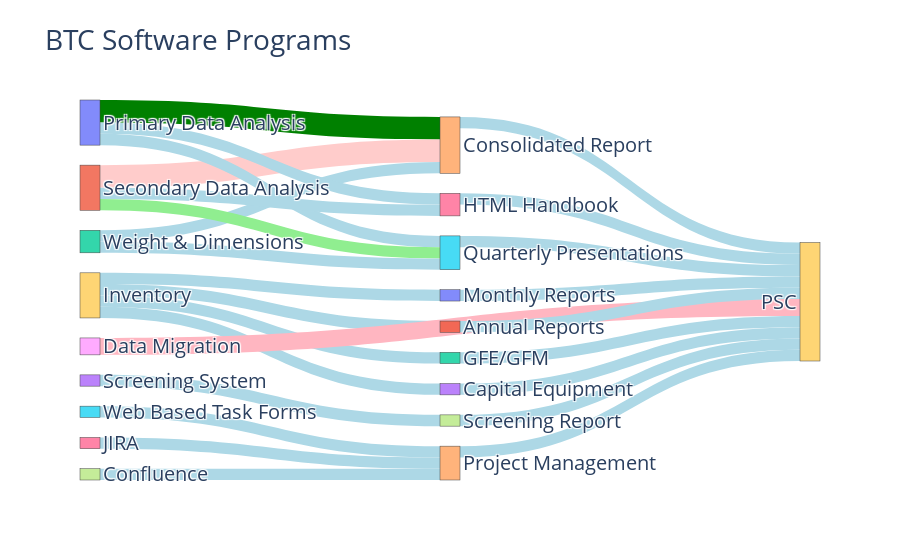

Notebook cell for this chart:
### Code cell
import plotly.graph_objects as go

# Define the nodes and links
nodes = {
    'label': [
        'Primary Data Analysis', #0
        'Secondary Data Analysis', #1
        'Weight & Dimensions',#2 
        'Screening System', #3
                'Consolidated Report',#4
                'Quarterly Presentations',#5
                'HTML Handbook',#6
                'Screening Report',7,
        'Inventory', #9
            'Monthly Reports',#10
            'Annual Reports',#11
            'GFE/GFM',#12
            'Capital Equipment',#13
        'Project Management', #14
            'Web Based Task Forms', #15
            'JIRA', #16
            'Confluence', #17
        'Data Migration', #18
        'PSC' #19
        ]
}

links = {
    'source': [0, 1, 2, 0, 1, 2, 0, 1, 3, 9 , 9, 9, 9   , 15, 16, 17 , 18 , 4, 5, 6, 7 , 10 ,11, 12, 13, 14],
    'target': [4, 4, 4, 5, 5, 5, 6, 6, 7, 10, 11, 12, 13, 14, 14, 14 , 19 , 19,19,19,19, 19, 19, 19, 19, 19 ],
    'value':  [4, 4, 2, 2, 2, 2, 2, 2, 2, 2 , 2,  2, 2  , 2, 2,2, 3  , 2, 2, 2, 2,  2,  2,  2, 2,  2],
    'color': [
        'green',
        '#FFCCCB',
        '#ADD8E6',
        '#ADD8E6',
        '#90EE90',
        '#ADD8E6',
        '#ADD8E6',
        '#ADD8E6',
        '#ADD8E6',
        '#ADD8E6',
        '#ADD8E6',
        '#ADD8E6',
        '#ADD8E6',
        '#ADD8E6',
        '#ADD8E6',
        '#ADD8E6',
        '#FFB6C1',
        '#ADD8E6',
        '#ADD8E6',
        '#ADD8E6',
        '#ADD8E6',
        '#ADD8E6',
        '#ADD8E6',
        '#ADD8E6',
        '#ADD8E6',
        '#ADD8E6',
        ]
}

# Create the Sankey diagram
fig = go.Figure(go.Sankey(
    node=nodes,
    link=links
))

# Update layout and display the diagram
fig.update_layout(title_text="BTC Software Programs", font_size=20)
fig.show()

### Figure 1 — Plotly figure (JSON) as saved in the notebook; plotly's stock layout.template omitted (floating-point values rounded to 4 significant figures)
{"data": [{"link": {"color": ["green", "#FFCCCB", "#ADD8E6", "#ADD8E6", "#90EE90", "#ADD8E6", "#ADD8E6", "#ADD8E6", "#ADD8E6", "#ADD8E6", "#ADD8E6", "#ADD8E6", "#ADD8E6", "#ADD8E6", "#ADD8E6", "#ADD8E6", "#FFB6C1", "#ADD8E6", "#ADD8E6", "#ADD8E6", "#ADD8E6", "#ADD8E6", "#ADD8E6", "#ADD8E6", "#ADD8E6", "#ADD8E6"], "source": [0, 1, 2, 0, 1, 2, 0, 1, 3, 9, 9, 9, 9, 15, 16, 17, 18, 4, 5, 6, 7, 10, 11, 12, 13, 14], "target": [4, 4, 4, 5, 5, 5, 6, 6, 7, 10, 11, 12, 13, 14, 14, 14, 19, 19, 19, 19, 19, 19, 19, 19, 19, 19], "value": [4, 4, 2, 2, 2, 2, 2, 2, 2, 2, 2, 2, 2, 2, 2, 2, 3, 2, 2, 2, 2, 2, 2, 2, 2, 2]}, "node": {"label": ["Primary Data Analysis", "Secondary Data Analysis", "Weight & Dimensions", "Screening System", "Consolidated Report", "Quarterly Presentations", "HTML Handbook", "Screening Report", 7, "Inventory", "Monthly Reports", "Annual Reports", "GFE/GFM", "Capital Equipment", "Project Management", "Web Based Task Forms", "JIRA", "Confluence", "Data Migration", "PSC"]}, "type": "sankey"}], "layout": {"font": {"size": 20}, "title": {"text": "BTC Software Programs"}}}
